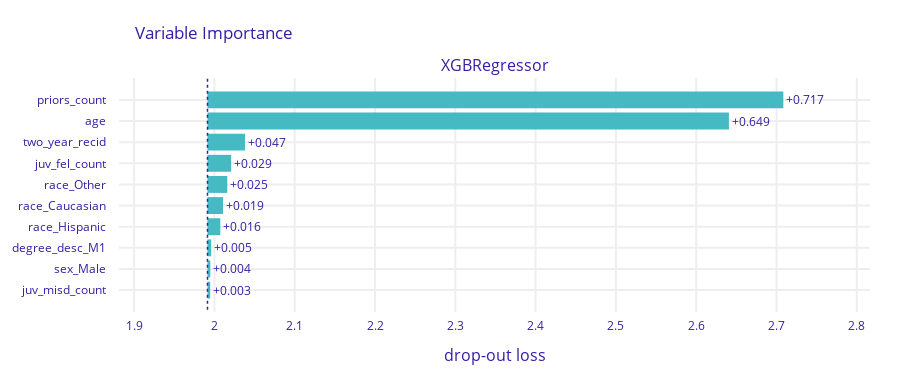

The notebook cell this image was saved under:
### Code cell
exp_xgreg_age.model_parts().plot()

### Figure 1 — Plotly figure (JSON) as saved in the notebook; plotly's stock layout.template omitted (floating-point values rounded to 4 significant figures)
{"data": [{"base": 1.991, "hoverinfo": "text", "hoverlabel": {"bgcolor": "rgba(0,0,0,0.8)"}, "hovertext": ["Model: XGBRegressor loss after<br>variable: priors_count is permuted: 2.708<br>Drop-out loss change: +0.717", "Model: XGBRegressor loss after<br>variable: age is permuted: 2.641<br>Drop-out loss change: +0.649", "Model: XGBRegressor loss after<br>variable: two_year_recid is permuted: 2.038<br>Drop-out loss change: +0.047", "Model: XGBRegressor loss after<br>variable: juv_fel_count is permuted: 2.021<br>Drop-out loss change: +0.029", "Model: XGBRegressor loss after<br>variable: race_Other is permuted: 2.016<br>Drop-out loss change: +0.025", "Model: XGBRegressor loss after<br>variable: race_Caucasian is permuted: 2.011<br>Drop-out loss change: +0.019", "Model: XGBRegressor loss after<br>variable: race_Hispanic is permuted: 2.007<br>Drop-out loss change: +0.016", "Model: XGBRegressor loss after<br>variable: degree_desc_M1 is permuted: 1.996<br>Drop-out loss change: +0.005", "Model: XGBRegressor loss after<br>variable: sex_Male is permuted: 1.995<br>Drop-out loss change: +0.004", "Model: XGBRegressor loss after<br>variable: juv_misd_count is permuted: 1.995<br>Drop-out loss change: +0.003"], "marker": {"color": "#46bac2"}, "orientation": "h", "showlegend": false, "text": ["+0.717", "+0.649", "+0.047", "+0.029", "+0.025", "+0.019", "+0.016", "+0.005", "+0.004", "+0.003"], "textposition": "outside", "type": "bar", "x": [0.7171, 0.6493, 0.0467, 0.02945, 0.02466, 0.01929, 0.01596, 0.004589, 0.003506, 0.003367], "xaxis": "x", "y": ["priors_count", "age", "two_year_recid", "juv_fel_count", "race_Other", "race_Caucasian", "race_Hispanic", "degree_desc_M1", "sex_Male", "juv_misd_count"], "yaxis": "y"}], "layout": {"annotations": [{"font": {"size": 16}, "showarrow": false, "text": "XGBRegressor", "x": 0.5, "xanchor": "center", "xref": "paper", "y": 1, "yanchor": "bottom", "yref": "paper"}, {"font": {"size": 16}, "showarrow": false, "text": "drop-out loss", "x": 0.5, "xanchor": "center", "xref": "paper", "y": 0, "yanchor": "top", "yref": "paper", "yshift": -30}], "font": {"color": "#371ea3"}, "height": 383, "margin": {"b": 71, "r": 30, "t": 78}, "shapes": [{"line": {"color": "#371ea3", "dash": "dot", "width": 1.5}, "type": "line", "x0": 1.991, "x1": 1.991, "xref": "x", "y0": -1, "y1": 10, "yref": "y"}], "title": {"text": "Variable Importance", "x": 0.15}, "xaxis": {"anchor": "y", "automargin": true, "domain": [0, 1], "fixedrange": true, "gridwidth": 2, "range": [1.881, 2.816], "tickcolor": "white", "ticklen": 3, "ticks": "outside", "type": "linear", "zeroline": false}, "yaxis": {"anchor": "x", "automargin": true, "autorange": "reversed", "domain": [0, 1], "fixedrange": true, "gridwidth": 2, "tickcolor": "white", "ticklen": 10, "ticks": "outside", "type": "category"}}}
